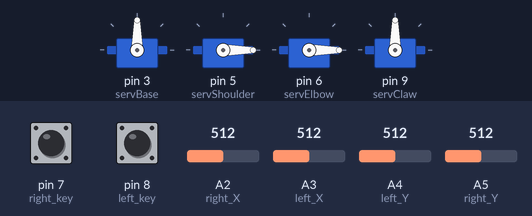
The sketch below on a simulated Arduino Uno, built with avr-gcc and run on an emulated ATmega328P. Parts: 4 × servo. Inputs (shaded band) come from the test bench; at power-on: A2 (right_X) = 512, A3 (left_X) = 512, A4 (left_Y) = 512, A5 (right_Y) = 512, pin 7 (right_key) LOW, pin 8 (left_key) LOW.

Above: at 1.2 s.
1.3 s: A2 (right_X) set to 992
At 2.9 s:
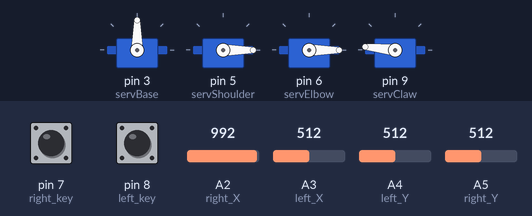
3.2 s: A3 (left_X) set to 531
At 4.2 s:
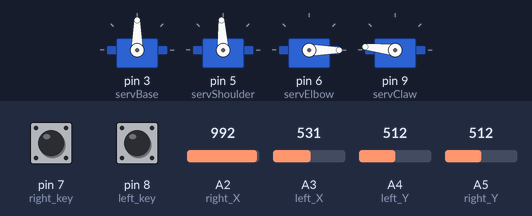
4.7 s: A4 (left_Y) set to 716
At 6.1 s:
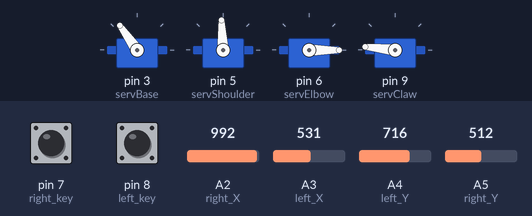
6.4 s: A5 (right_Y) set to 534
At 6.7 s:
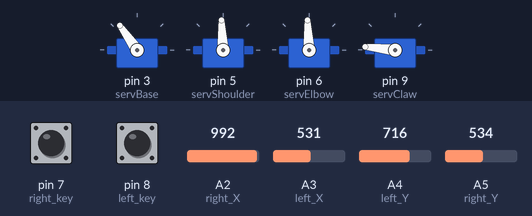
7.9 s: A2 (right_X) set to 306
At 9.7 s:
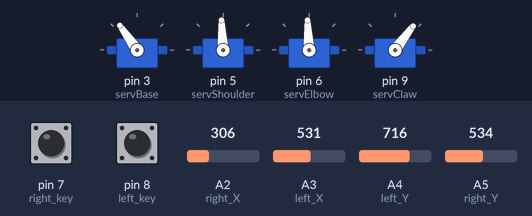
10.0 s: A5 (right_Y) set to 716
At 10.7 s:
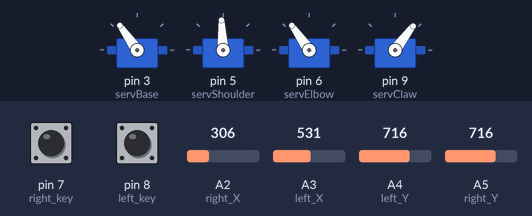
Timing chart, 0 to 12.6 s (numbered marks = the images above; inputs shaded):
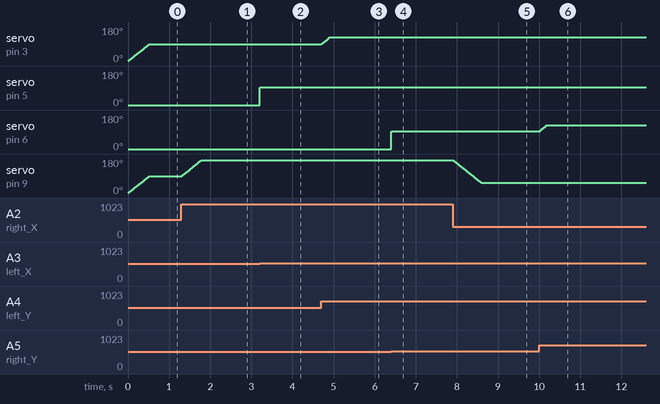

Measured:
- the behaviour switches between 517 and 518 on A3 (left_X) (found by bisection; images 1 and 2)
- the behaviour switches between 517 and 518 on A5 (right_Y) (found by bisection; images 3 and 4)
- after the input at 1.3 s, servo on pin 9 (servClaw): moves from 90° to 174° over 0.47 s, starting at once
- after the input at 3.2 s, servo on pin 5 (servShoulder): 0° → 93° at once
- after the input at 4.7 s, servo on pin 3 (servBase): moves from 90° to 125° over 0.19 s, starting at once
- after the input at 6.4 s, servo on pin 6 (servElbow): 0° → 93° at once
- after the input at 7.9 s, servo on pin 9 (servClaw): moves from 174° to 53° over 0.69 s, starting at once
- after the input at 10.0 s, servo on pin 6 (servElbow): moves from 93° to 125° over 0.18 s, starting at once

The sketch:

Robotic_Arm_Arduino_Joystick.ino
```cpp
#include <Servo.h>

int right_X = A2; // define the right X pin to A2
int right_Y = A5; // define the right Y pin to A5
int right_key = 7; //define the right key pin to 7（that is the value Z）

int left_X = A3; //define the left X pin to A3
int left_Y = A4;  // define the left Y pin to A4
int left_key = 8; //define the left key pin to 8（that is the value Z）

Servo servBase, servShoulder, servElbow, servClaw;
int BasePos, ShoulderPos, ElbowPos, ClawPos;

void setup() {
  pinMode(right_key, INPUT);   // set the right/left key to INPUT
  pinMode(left_key, INPUT);

  servBase.attach(3);
  servBase.write(0);

  servShoulder.attach(5);
  servShoulder.write(0);

  servElbow.attach(6);
  servElbow.write(0);

  servClaw.attach(9);
  servClaw.write(0);

  BasePos = 0;
  ShoulderPos = 90;
  ElbowPos = 90;
  ClawPos = 0;

}

void loop() {
  // put your main code here, to run repeatedly:
  int x1,y1,z1;  // define the variable, used to save the joystick value it reads
  int x2,y2,z2;

  x2 = analogRead(right_X); // read the value of right X
  y2 = analogRead(right_Y);  // read the value of right Y
  z2 = digitalRead(right_key);  //// read the value of right Z
  x2 = map(x2, 0, 1023, 0, 180);
  y2 = map(y2, 0, 1023, 0, 180);

  x1 = analogRead(left_X);  // read the value of left X
  y1 = analogRead(left_Y);  // read the value of left Y
  z1 = digitalRead(left_key);  // read the value of left Z
  x1 = map(x1, 0, 1023, 0, 180);
  y1 = map(y1, 0, 1023, 0, 180);

  //servBase.write(y1);
  if(BasePos < y1){
    BasePos += 1;
    servBase.write(BasePos);
  }
  else if(BasePos > y1){
    BasePos -= 1;
    servBase.write(BasePos);
  }

  //servShoulder.write(x1);
  if(ShoulderPos < x1){
    ShoulderPos += 1;
    servShoulder.write(ShoulderPos);
  }
  else if(ShoulderPos > x1){
    ShoulderPos -= 1;
    servShoulder.write(ShoulderPos);
  }

  //servElbow.write(y2);
  if(ElbowPos < y2){
    ElbowPos += 1;
    servElbow.write(ElbowPos);
  }
  else if(ElbowPos > y2){
    ElbowPos -= 1;
    servElbow.write(ElbowPos);
  }

  //servClaw.write(x2);
  if(ClawPos < x2){
    ClawPos += 1;
    servClaw.write(ClawPos);
  }
  else if(ClawPos > x2){
    ClawPos -= 1;
    servClaw.write(ClawPos);
  }
  // Delay 5 ms
  delay(5);

}
```
